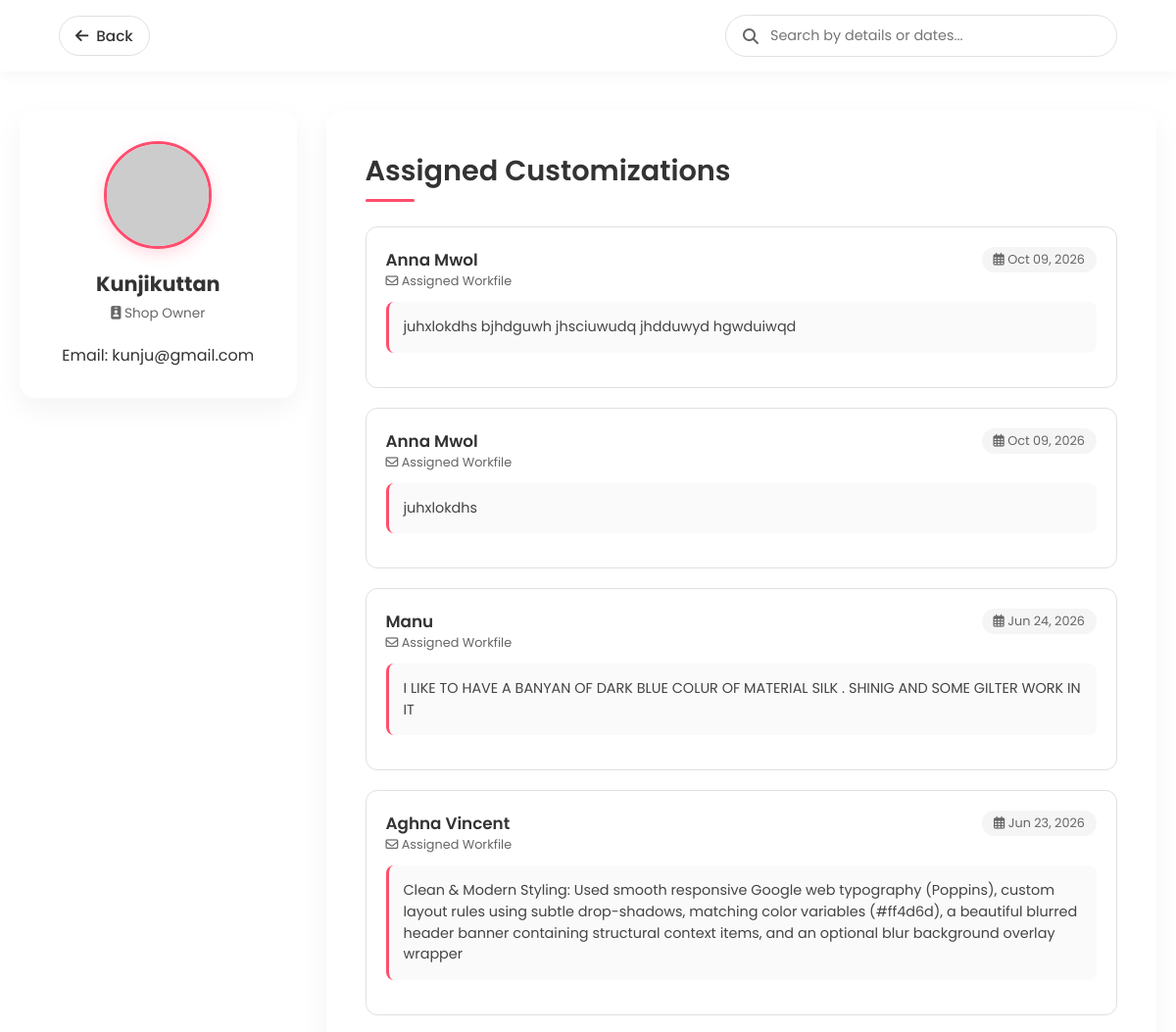
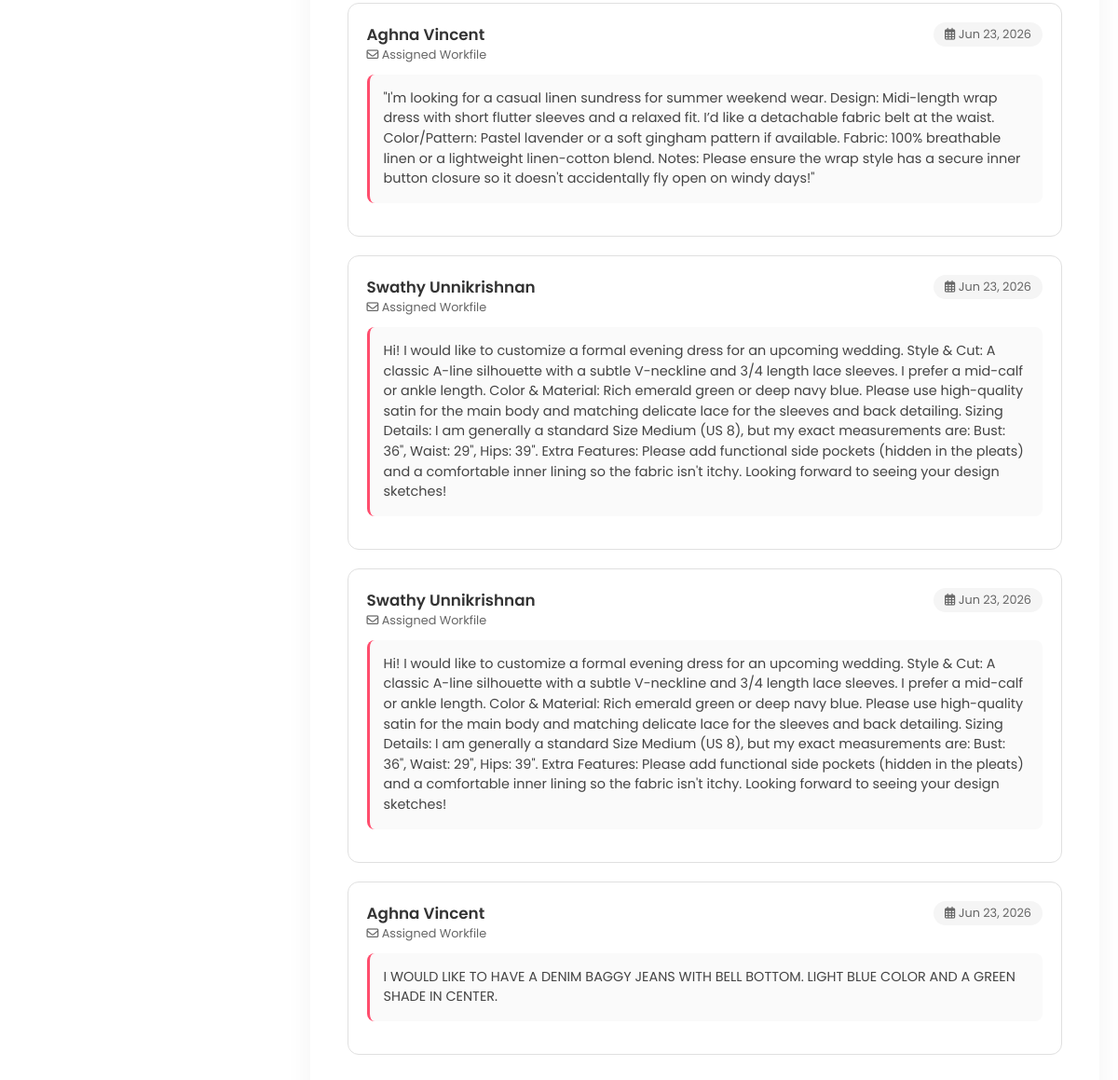
The page /customlist_owner/ (signed in) on the database its author committed (2 pictures, top to bottom).
### specksapp/models.py (models this page shows)
class shopowner_register(models.Model):
    name = models.CharField(max_length=25,null=True,blank=True)
    shop_name=models.CharField(max_length=25,null=True,blank=True)
    shop_address = models.CharField(max_length=50,null=True,blank=True)
    phone = models.IntegerField(null=True,blank=True)
    place = models.CharField(max_length=25,null=True,blank=True)
    email = models.EmailField(max_length=100,unique=True)
    password = models.CharField(max_length=25,null=True,blank=True)
    image = models.FileField(upload_to='images/',null=True,blank=True)

class Customization(models.Model):
    user = models.ForeignKey(Register,on_delete=models.CASCADE)
    employee = models.ForeignKey(designer,on_delete=models.CASCADE)
    messege = models.TextField(null=True, blank=True)
    created_at = models.DateTimeField(auto_now_add=True)
    approved_at = models.BooleanField(default=False)
    rejected_at = models.BooleanField(default=False)

class Register(models.Model):
    name = models.CharField(max_length=25,null=True,blank=True)
    address = models.CharField(max_length=50,null=True,blank=True)
    Gender_choices =[
        ('M','male'),
        ('F','female'),
        ('O','other')
    ]
    gender = models.CharField(max_length=8,choices=Gender_choices,null=True,blank=True)
    phone = models.IntegerField(null=True,blank=True)
    email = models.EmailField(max_length=100,unique=True)
    password = models.CharField(max_length=25,null=True,blank=True)
    image = models.FileField(upload_to='images/',null=True,blank=True)

### specksapp/views.py (the view)
# urls.py: path('customlist_owner/',views.customlist_owner,name='customlist_owner'),
def customlist_owner(request):
    if 'email' not in request.session:
        return redirect('owner_login')
    email = request.session['email']
    owner = models.shopowner_register.objects.get(email=email)
    designers = models.designer.objects.filter(user=owner)
    custom = models.Customization.objects.filter(
        employee__in=designers
    ).order_by('-created_at')
    return render(request, 'customlist_owner.html', {
        'user': owner,
        'custom': custom,
    })

### specksapp/templates/customlist_owner.html (shortened to what this page needs)
<!DOCTYPE html>
<html lang="en">
<head>
    <link rel="stylesheet" href="https://cdnjs.cloudflare.com/ajax/libs/font-awesome/6.4.0/css/all.min.css">
</head>
<body>
    <header class="nav-header">
        <div class="nav-left">
            <a href="/owner_home/" class="btn-nav" title="Back">
                <i class="fa-solid fa-arrow-left"></i> Back
            </a>
        </div>
        <div class="search-container">
            <i class="fa-solid fa-magnifying-glass"></i>
            <input type="text" id="searchInput" placeholder="Search by details or dates...">
        </div>
    </header>
    <main class="main-container">
        <section class="profile-card">
            <div class="profile-img-container">
                {% if user.image %}
                    <img src="{{ user.image.url }}" alt="{{ user.name }}">
                {% else %}
                    <img src="https://ui-avatars.com/api/?name={{ user.name }}&background=ff4d6d&color=fff&size=128" alt="Designer Profile">
                {% endif %}
            </div>
            <h3>{{ user.name }}</h3>
            <p><i class="fa-solid fa-id-badge"></i> {{ user.qualification|default:"Shop Owner" }}</p>
            <div class="info-row">
                <span>Email:</span>
                <span>{{ user.email }}</span>
            </div>
        </section>
        <section class="list-card">
            <h2>Assigned Customizations</h2>
            <div id="requestsList" style="margin-top: 25px;">
                {% for item in custom %}
                    <div class="request-item">
                        <div class="request-header">
                            <div class="client-info">
                                <h4>{{ item.user.name }}</h4>
                                <p><i class="fa-regular fa-envelope"></i> Assigned Workfile</p>
                            </div>
                            <div class="request-date">
                                <i class="fa-regular fa-calendar-days"></i> {{ item.created_at|date:"M d, Y" }}
                            </div>
                        </div>
                        <div class="request-body">
                            {{ item.messege }}
                        </div>
                    </div>
                {% empty %}
                    <p class="empty-message">No custom styling instructions has been received yet.</p>
                {% endfor %}
            </div>
        </section>
    </main>
</body>
</html>

### specksapp/templates/customlist_owner.html (style rules this page uses)
:root { --primary: #ff4d6d; --primary-hover: #e63956; --bg-dark: #1a1a1a; --text-main: #333333; --text-muted: #666666; --border-color: #e0e0e0; --success: #2ec4b6; --success-hover: #239b90; --danger: #e63946; --danger-hover: #c92a36; }
* { box-sizing: border-box; margin: 0; padding: 0; font-family: 'Poppins', sans-serif; }
body { background: url('https://images.unsplash.com/photo-1558769132-cb1aea458c5e?q=80&w=1974&auto=format&fit=crop') no-repeat center center fixed; background-size: cover; color: var(--text-main); min-height: 100vh; padding-bottom: 50px; }
.nav-header { display: flex; justify-content: space-between; align-items: center; background: rgba(255, 255, 255, 0.95); padding: 15px 5%; box-shadow: 0 2px 15px rgba(0,0,0,0.05); backdrop-filter: blur(10px); position: sticky; top: 0; z-index: 1000; gap: 20px; }
.nav-left { display: flex; align-items: center; gap: 15px; }
.btn-nav { display: inline-flex; align-items: center; gap: 8px; text-decoration: none; color: var(--text-main); font-weight: 500; font-size: 0.95rem; transition: all 0.3s ease; padding: 8px 16px; border-radius: 30px; border: 1px solid var(--border-color); background: #fff; }
.search-container { position: relative; max-width: 400px; width: 100%; }
.search-container input { width: 100%; padding: 10px 20px 10px 45px; border-radius: 30px; border: 1px solid var(--border-color); outline: none; font-size: 0.9rem; transition: all 0.3s ease; }
.search-container i { position: absolute; left: 18px; top: 50%; transform: translateY(-50%); color: var(--text-muted); }
.main-container { max-width: 1200px; margin: 40px auto; padding: 0 20px; display: grid; grid-template-columns: 1fr 3fr; gap: 30px; }
.profile-card { background: rgba(255, 255, 255, 0.95); padding: 30px; border-radius: 16px; box-shadow: 0 10px 30px rgba(0,0,0,0.05); text-align: center; height: fit-content; border: 1px solid rgba(255,255,255,0.8); }
.profile-img-container { width: 110px; height: 110px; margin: 0 auto 20px; border-radius: 50%; overflow: hidden; border: 3px solid var(--primary); box-shadow: 0 5px 15px rgba(255, 77, 109, 0.2); }
.profile-img-container img { width: 100%; height: 100%; object-fit: cover; }
.profile-card h3 { font-size: 1.3rem; margin-bottom: 5px; }
.profile-card p { font-size: 0.85rem; color: var(--text-muted); margin-bottom: 20px; }
.list-card { background: #ffffff; padding: 40px; border-radius: 16px; box-shadow: 0 10px 30px rgba(0,0,0,0.05); }
.list-card h2 { font-size: 1.8rem; font-weight: 600; margin-bottom: 25px; position: relative; padding-bottom: 10px; }
.list-card h2::after { content: ''; position: absolute; left: 0; bottom: 0; width: 50px; height: 3px; background: var(--primary); border-radius: 2px; }
.request-item { border: 1px solid var(--border-color); border-radius: 12px; padding: 20px; margin-bottom: 20px; background: #fff; transition: all 0.3s ease; }
.request-header { display: flex; justify-content: space-between; align-items: flex-start; flex-wrap: wrap; gap: 10px; margin-bottom: 12px; }
.client-info h4 { font-size: 1.05rem; font-weight: 600; }
.client-info p { font-size: 0.8rem; color: var(--text-muted); }
.request-date { font-size: 0.8rem; color: var(--text-muted); background: #f5f5f5; padding: 4px 12px; border-radius: 20px; }
.request-body { background: #fafafa; padding: 15px; border-radius: 8px; margin-bottom: 15px; font-size: 0.9rem; line-height: 1.5; color: #444; border-left: 3px solid var(--primary); }

### rows shown on the page
shopowner_register: name "Kunjikuttan", email "kunju@gmail.com"
Customization: user.name "Anna Mwol", created_at "Oct 09, 2026", messege "juhxlokdhs bjhdguwh jhsciuwudq jhdduwyd hgwduiwqd"
Customization: user.name "Anna Mwol", created_at "Oct 09, 2026", messege "juhxlokdhs"
Customization: user.name "Manu", created_at "Jun 24, 2026", messege "I LIKE TO HAVE A BANYAN OF DARK BLUE COLUR OF MATERIAL SILK . SHINIG AND SOME GILTER WORK IN IT"
Customization: user.name "Aghna Vincent", created_at "Jun 23, 2026", messege "Clean & Modern Styling: Used smooth responsive Google web typography (Poppins), custom layout rules using subtle drop-shadows, matching color variables (#ff4d6d), a beautiful blurred header banner containing structural context items, and an optional blur background overlay wrapper"
Customization: user.name "Aghna Vincent", created_at "Jun 23, 2026", messege "\"I'm looking for a casual linen sundress for summer weekend wear. Design: Midi-length wrap dress with short flutter sleeves and a relaxed fit. I’d like a detachable fabric belt at the waist. Color/Pattern: Pastel lavender or a soft gingham pattern if available. Fabric: 100% breathable linen or a lightweight linen-cotton blend. Notes: Please ensure the wrap style has a secure inner button closure so it doesn't accidentally fly open on windy days!\""
Customization: user.name "Swathy Unnikrishnan", created_at "Jun 23, 2026", messege "Hi! I would like to customize a formal evening dress for an upcoming wedding. Style & Cut: A classic A-line silhouette with a subtle V-neckline and 3/4 length lace sleeves. I prefer a mid-calf or ankle length. Color & Material: Rich emerald green or deep navy blue. Please use high-quality satin for the main body and matching delicate lace for the sleeves and back detailing. Sizing Details: I am generally a standard Size Medium (US 8), but my exact measurements are: Bust: 36\", Waist: 29\", Hips: 39\". Extra Features: Please add functional side pockets (hidden in the pleats) and a comfortable inner lining so the fabric isn't itchy. Looking forward to seeing your design sketches!"
Customization: user.name "Swathy Unnikrishnan", created_at "Jun 23, 2026", messege "Hi! I would like to customize a formal evening dress for an upcoming wedding. Style & Cut: A classic A-line silhouette with a subtle V-neckline and 3/4 length lace sleeves. I prefer a mid-calf or ankle length. Color & Material: Rich emerald green or deep navy blue. Please use high-quality satin for the main body and matching delicate lace for the sleeves and back detailing. Sizing Details: I am generally a standard Size Medium (US 8), but my exact measurements are: Bust: 36\", Waist: 29\", Hips: 39\". Extra Features: Please add functional side pockets (hidden in the pleats) and a comfortable inner lining so the fabric isn't itchy. Looking forward to seeing your design sketches!"
Customization: user.name "Aghna Vincent", created_at "Jun 23, 2026", messege "I WOULD LIKE TO HAVE A DENIM BAGGY JEANS WITH BELL BOTTOM. LIGHT BLUE COLOR AND A GREEN SHADE IN CENTER."

### other values the page prints
{{ user.qualification|default:"Shop Owner" }} "Shop Owner"
